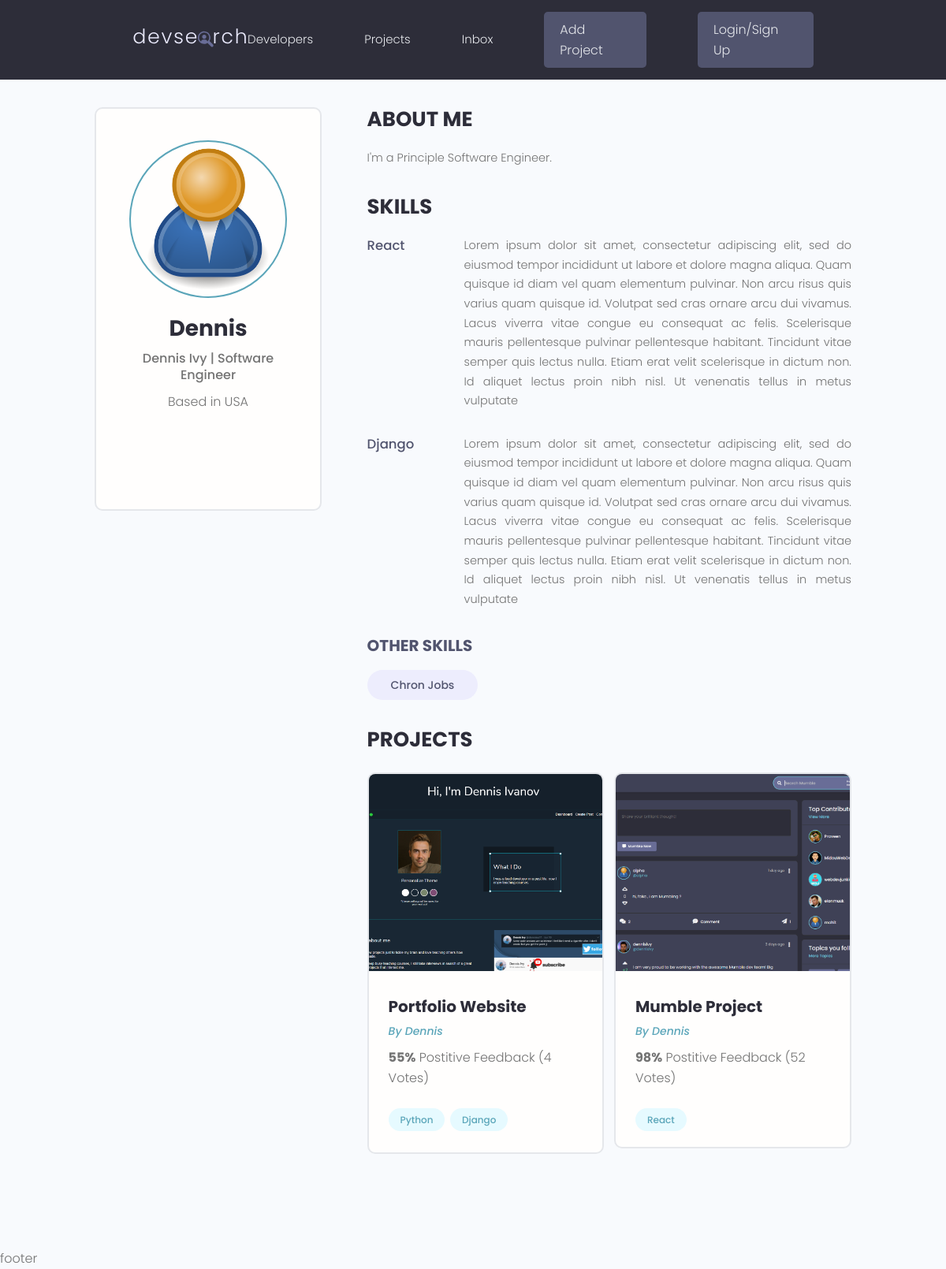
Screenshot of /profile/a29e0c4b-58a8-44f0-be42-a998ed967f07/ with the database file from the repository.
### users/models.py (models this page shows, shortened)
class Profiles(models.Model):
    user = models.OneToOneField(User, on_delete=models.CASCADE, null=True, blank=True)
    username = models.CharField(max_length=200, null=True, blank=True)
    location = models.CharField(max_length=200, null=True, blank=True)
    name = models.CharField(max_length=200, blank=True, null=True)
    email = models.EmailField(max_length=500, blank=True, null=True)
    short_intro = models.CharField(max_length=200, blank=True, null=True)
    bio = models.TextField(max_length=200, null=True)
    profile_image = models.ImageField(blank=True, null=True, upload_to='profiles/', default='profiles/user-default.png')
    social_github = models.CharField(max_length=200, blank=True, null=True)
    social_twitter = models.CharField(max_length=200, blank=True, null=True)
    social_linkdin = models.CharField(max_length=200, blank=True, null=True)
    social_youtube = models.CharField(max_length=200, blank=True, null=True)
    social_website = models.CharField(max_length=200, blank=True, null=True)
    created = models.DateTimeField(auto_now_add=True)
    id = models.UUIDField(default=uuid.uuid4, unique=True, primary_key=True, editable=False)

class Skill(models.Model):
    owner = models.ForeignKey(Profiles, on_delete=models.CASCADE, null=True, blank=True)
    name = models.CharField(max_length=200, null=True, blank=True)
    description = models.TextField(null=True, blank=True)
    created = models.DateTimeField(auto_now_add=True)
    id = models.UUIDField(default=uuid.uuid4, unique=True, primary_key=True, editable=False)
    def __str__(self):
        return str(self.name)

### projects/models.py (models this page shows, shortened)
class Project(models.Model):
    owner = models.ForeignKey(Profiles, null=True, blank=True, on_delete=models.SET_NULL)
    title = models.CharField(max_length=200)
    description = models.TextField(null=True, blank=True)
    demo_link = models.CharField(max_length=2000, blank=True, null=True)
    source_link = models.CharField(max_length=2000, blank=True, null=True)
    featured_image = models.ImageField(null=True, blank=True, upload_to='profiles/', default="profiles/user-default.png")
    vote_total = models.IntegerField(default=0, null=True, blank=True)
    vote_ratio = models.IntegerField(default=0, null=True, blank=True)
    tags = models.ManyToManyField('Tag', blank=True)
    created = models.DateTimeField(auto_now_add=True)
    id = models.UUIDField(default=uuid.uuid4, unique=True, primary_key=True, editable=False)

class Tag(models.Model):
    name = models.CharField(max_length=200)
    created = models.DateTimeField(auto_now_add=True)
    id = models.UUIDField(default=uuid.uuid4, unique=True, primary_key=True, editable=False)
    def __str__(self):
        return self.name

### users/views.py (the view)
# urls.py: path('profile/<str:pk>/', views.userProfile, name='user-profile'),
def userProfile(request, pk):
    profile = Profiles.objects.get(pk=pk)
    topskills = profile.skill_set.exclude(description__exact="")
    otherskills = profile.skill_set.filter(description="")
    context = {'profile': profile, 'topskills': topskills, 'otherskills': otherskills}
    return render(request, 'users/user-profile.html', context)

### users/templates/users/user-profile.html (shortened to what this page needs)
{% extends 'main.html' %}
{% block content %}
<main class="profile my-md">
    <div class="container">
        <div class="layout">
            <div class="column column--1of3">
                <div class="card text-center">
                    <div class="card__body dev">
                        <img class="avatar avatar--xl" src="{{ profile.profile_image.url }}" />
                        <h2 class="dev__name">{{profile.name}}</h2>
                        <p class="dev__title">{{profile.short_intro}}</p>
                        <p class="dev__location">Based in {{profile.location}}</p>
                        <ul class="dev__social">
                        </ul>
                    </div>
                </div>
            </div>
            <div class="column column--2of3">
                <div class="devInfo">
                    <h3 class="devInfo__title">About Me</h3>
                    <p class="devInfo__about">{{profile.bio}}</p>
                </div>
                <div class="devInfo">
                    <h3 class="devInfo__title">Skills</h3>
                    <div class="devInfo__skills">
                        {% for skill in topskills %}
                        <div class="devSkill">
                            <h4 class="devSkill__title">{{skill.name}}</h4>
                            <p class="devSkill__info">{{skill.description}}</p>
                        </div>
                        {% endfor %}
                        <h3 class="devInfo__subtitle">Other Skills</h3>
                        <div class="devInfo__otherSkills">
                            {% for skill in otherskills %}
                            <span class="tag tag--pill tag--sub tag--lg">
                                <small>{{skill}}</small>
                            </span>
                            {% endfor %}
                        </div>
                    </div>
                </div>
                <div class="devInfo">
                    <h3 class="devInfo__title">Projects</h3>
                    <div class="grid grid--two">
                        {% for project in profile.project_set.all %}
                        <div class="column">
                            <div class="card project">
                                <a href="{% url 'project' project.id %}" class="project">
                                    <img class="project__thumbnail" src="{{ project.featured_image.url  }}"
                                        alt="project thumbnail" />
                                    <div class="card__body">
                                        <h3 class="project__title">{{project.title}}</h3>
                                        <p><a class="project__author"
                                                href="{% url 'user-profile' project.owner.id %}">By
                                                {{project.owner.name}}</a>
                                        </p>
                                        <p class="project--rating">
                                            <span style="font-weight: bold;">{{project.vote_ratio}}%</span> Postitive
                                            Feedback ({{project.vote_total}} Vote{{project.vote_total|pluralize:"s"}})
                                        </p>
                                        <div class="project__tags">
                                            {% for tag in project.tags.all %}
                                            <span class="tag tag--pill tag--main">
                                                <small>{{tag}}</small>
                                            </span>
                                            {% endfor %}
                                        </div>
                                    </div>
                                </a>
                            </div>
                        </div>
                        {% endfor %}
                    </div>
                </div>
            </div>
        </div>
    </div>
</main>
{% endblock content %}

### static/styles/app.css (style rules this page uses)
:root { --color-sub: #2d2d39; }
.card { border: 2px solid var(--color-light); }
img { width: 100%; }
.profile .card > .dev { padding: 4rem; }
.dev__name { color: var(--color-sub); font-size: 2.8rem; font-weight: 700; margin-top: 1rem; margin-bottom: 0.5rem; }
.dev__title { font-size: 1.6rem; font-weight: 500; line-height: 1.3; }
.dev__location { margin-top: 1rem; }
.dev__social { margin: 3rem 0; list-style: none; display: flex; justify-content: center; gap: 1.5rem; }
.devInfo { margin-bottom: 3rem; }
.devInfo__title, .devInfo__subtitle { font-size: 2.6rem; color: var(--color-sub); text-transform: uppercase; font-weight: 700; margin-bottom: 1.5rem; }
.devInfo__subtitle { font-size: 2rem; color: var(--color-sub-light); }
.devInfo__about, .devSkill__info { font-size: 1.45rem; line-height: 1.7; text-align: justify; }
.devSkill { margin-bottom: 3rem; }
.devSkill__title { font-size: 1.65rem; font-weight: 500; color: var(--color-sub-light); }
@media screen and (min-width: 700px) { .devSkill { display: flex; justify-content: space-between; gap: 3rem; } }
@media screen and (min-width: 700px) { .devSkill__info { flex-basis: 80%; } }
.project__author { font-size: 1.4rem; font-style: italic; }
.project--rating { margin-bottom: 1.6em; margin-top: .5em; }
.project__thumbnail { height: 25rem; object-fit: cover; object-position: top center; }
.project__title { font-size: 2rem; font-weight: 700; color: var(--color-sub); }

### static/uikit/styles/modules/_variables.css (style rules this page uses)
:root { --color-main: #5aa5b9; --color-main-light: #e6faff; --color-sub: #3f4156; --color-sub-light: #51546e; --color-sub-lighter: #ededfd; --color-text: #737373; --color-gray: #8b8b8b; --color-light: #e5e7eb; --color-light-gray: #767676; --color-bg: #f8fafd; --color-white: #fffefd; --color-white-light: #f3f3f3; --color-success: #359e64; --color-success-bg: #def8e8; --color-error: #fc4b0b; --color-error-bg: #fff2ee; --font-base: 'Poppins', arial, helvetica, 'Segoe UI', roboto, ubuntu, sans-serif; --font-monospace: 'Fira Code', 'Courier New', courier, monospace; --font-regular: 300; --font-medium: 500; --font-bold: 700; --generic-shadow: 1px 1px 5px #00000010; --generic-transition: all 0.3s ease-in-out; }

### static/uikit/styles/modules/_base.css (style rules this page uses)
* { margin: 0; padding: 0; box-sizing: border-box; text-rendering: optimizeLegibility; color: inherit; font-size: inherit; }
html { font-size: 50%; }
@media only screen and (min-width: 480px) { html { font-size: 56.25%; } }
@media only screen and (min-width: 1200px) { html { font-size: 62.5%; } }
body { line-height: 1.6; font-weight: 400; font-size: 1.5rem; color: var(--color-text); background-color: var(--color-bg); min-height: 100vh; }

### static/uikit/styles/modules/_typography.css (style rules this page uses)
* { font-family: var(--font-base); }
h2 { font-size: 3.6rem; font-weight: var(--font-bold); }
h3 { font-size: 3.2rem; font-weight: var(--font-medium); }
h4 { font-size: 2.8rem; font-weight: var(--font-medium); }
p, span, strong { font-size: 1.6rem; color: var(--color-text); font-weight: var(--font-regular); }
a { padding-bottom: 2px; text-decoration: none; display: inline-block; color: var(--color-main); font-weight: var(--font-medium); }

### static/uikit/styles/modules/_utilities.css (style rules this page uses)
.container { width: 92%; max-width: 165rem; margin: 0 auto; box-sizing: border-box; }
@media screen and (min-width: 1000px) { .container { width: 90%; } }
@media screen and (min-width: 1200px) { .container { width: 80%; } }
.text-center { text-align: center; }
.my-md { margin: 3rem auto; }

### static/uikit/styles/modules/_avatar.css (style rules this page uses)
.avatar { border-radius: 50%; border: 2px solid var(--color-main); object-fit: cover; }
.avatar--xl { height: 20rem; width: 20rem; }

### static/uikit/styles/modules/_card.css (style rules this page uses)
.card { border-radius: 1rem; background-color: var(--color-white); border: 1.5px solid var(--color-light); width: auto; height: auto; margin-top: 0.5rem; margin-bottom: 0.5rem; overflow: hidden; }
.card__body, .card__header { padding: 2rem 2.5rem; }

### static/uikit/styles/modules/_tag.css (style rules this page uses)
.tag { display: inline-flex; align-items: center; background-color: var(--color-sub); height: -webkit-fit-content; height: -moz-fit-content; height: fit-content; width: -webkit-fit-content; width: -moz-fit-content; width: fit-content; border-radius: 0.5rem; padding: 0.5rem 1.5rem; font-size: 1.2rem; cursor: pointer; }
.tag:not(:last-child) { margin-right: 0.25rem; margin-bottom: 0.75rem; }
.tag > small { color: var(--color-white); }
.tag--pill { border-radius: 5rem; }
.tag--main, .tag--main > small { background: var(--color-main-light); color: var(--color-main); font-weight: 500; }
.tag--sub, .tag--sub > small { background: var(--color-sub-lighter); color: var(--color-sub-light); font-weight: 500; }
.tag--lg { padding: 0.8rem 3rem; font-size: 1.4rem; }

### rows the page displays
Profiles: profile_image (placeholder picture), name "Dennis", short_intro "Dennis Ivy | Software Engineer", location "USA", bio "I'm a Principle Software Engineer."
Skill: name "React", description "Lorem ipsum dolor sit amet, consectetur adipiscing elit, sed do eiusmod tempor incididunt ut labore et dolore magna aliqua. Quam quisque id diam vel quam elementum pulvinar. Non arcu risus quis varius quam quisque id. Volutpat sed cras ornare arcu dui vivamus. Lacus viverra vitae congue eu consequat ac felis. Scelerisque mauris pellentesque pulvinar pellentesque habitant. Tincidunt vitae semper quis lectus nulla. Etiam erat velit scelerisque in dictum non. Id aliquet lectus proin nibh nisl. Ut venenatis tellus in metus vulputate"
Skill: name "Django", description "Lorem ipsum dolor sit amet, consectetur adipiscing elit, sed do eiusmod tempor incididunt ut labore et dolore magna aliqua. Quam quisque id diam vel quam elementum pulvinar. Non arcu risus quis varius quam quisque id. Volutpat sed cras ornare arcu dui vivamus. Lacus viverra vitae congue eu consequat ac felis. Scelerisque mauris pellentesque pulvinar pellentesque habitant. Tincidunt vitae semper quis lectus nulla. Etiam erat velit scelerisque in dictum non. Id aliquet lectus proin nibh nisl. Ut venenatis tellus in metus vulputate"
Skill: name "Chron Jobs"
Project: featured_image (picture), title "Portfolio Website", owner.name "Dennis", vote_ratio "55", vote_total "4"
Tag: name "Python"
Tag: name "Django"
Project: featured_image (picture), title "Mumble Project", owner.name "Dennis", vote_ratio "98", vote_total "52"
Tag: name "React"
